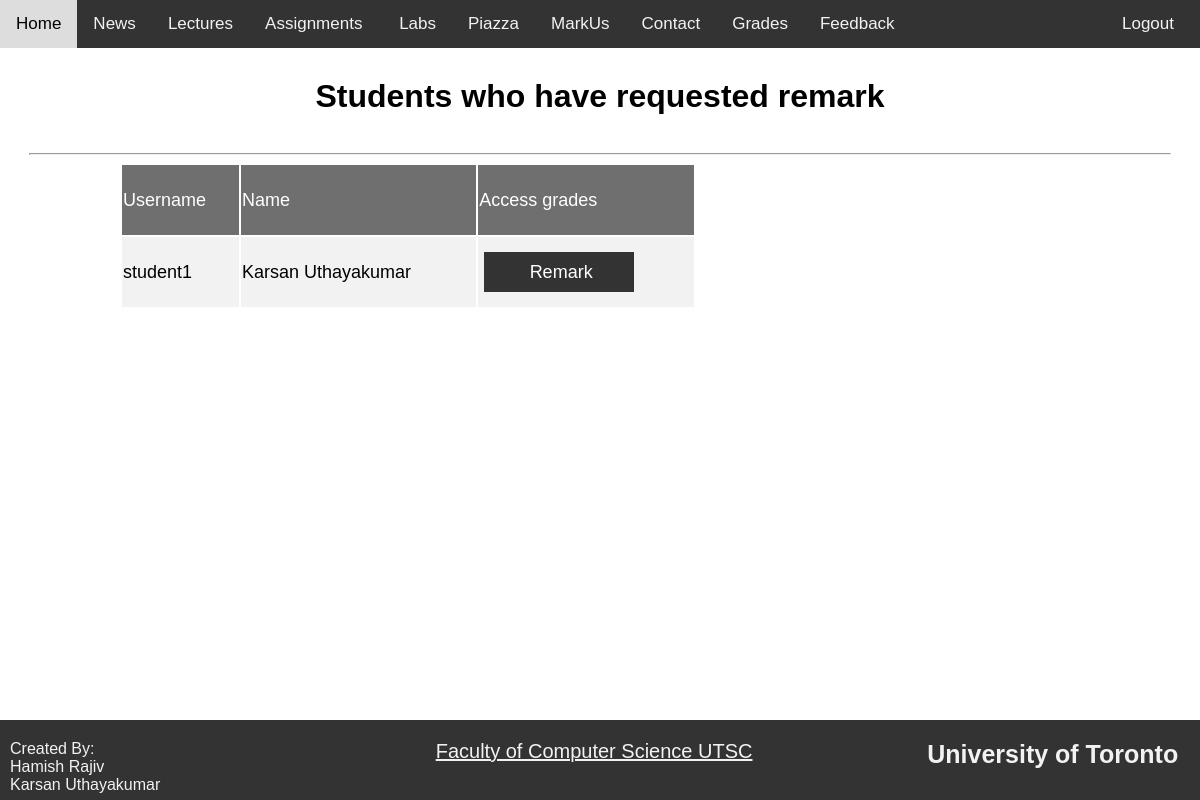
Page /remarkRequests (signed in) on the committed database.
### app.py (models this page shows)
class Student(Base):
    __tablename__ = "student"
    id = Column(Integer, primary_key=True)
    userId = Column(Integer,  ForeignKey('user.id'))
    username = Column(String, unique=True)
    firstName = Column(String)
    lastName = Column(String)
    instructor = relationship(
        "Instructor",
        secondary=association_table,
        back_populates="student")
    user = relationship("User", back_populates="student")
    grades = relationship("Grades", uselist=False, back_populates="student")

### app.py (the view)
@app.route('/remarkRequests', )
def RemarkRequests():
    remarkStudents=[]
    myStudents = s.query(Instructor).filter_by(username=session.get("userName")).first().student
    for student in  myStudents:
        grades = student.grades
        if(grades.a1remark == 1 or grades.a2remark == 1 or grades.a3remark == 1 or
        grades.labsRemark == 1 or grades.midtermRemark == 1 or grades.finalRemark == 1 ):
            remarkStudents.append(student)
    return render_template("remarkRequests.html", remarkStudents =remarkStudents, accType=session.get("accountType"))

### app.py (called while the page is built)
@app.teardown_request
def remove_session(ex=None):
    s.remove()

### templates/remarkRequests.html
{% extends "layout.html" %}
{% block content %}
<div class="pageHeader">
    <h1> Students who have requested remark </h1>
</div>
<hr>
<div class="content">
    <table id="viewMyStudentsTable">
    <tbody>
        <tr>
            <td> Username</td>
            <td> Name</td>
            <td> Access grades</td>
        </tr>
           {% for s in remarkStudents %}
           <tr>
            <td> {{s.username}}</td>
            <td> {{s.firstName}} {{s.lastName}}</td>
             <td> <form class="remarkRequestForm" action="/redirect-editStudentGrade"  method="POST">
                 <input   id = submitButton name={{s.username}} type="submit" value="Remark">
            </form></td>
            {% endfor %}
           </tr>
    </tbody>
</table>
</div>
{% endblock %}

### static/container.css (style rules this page uses)
html,body { height: 100%; margin: 0px; padding: 0px; font-family: Arial, Helvetica, sans-serif; overflow-x: hidden; }
body { margin: 0px; padding: 0px; background-color: #ffffff; color: #000000; }
.pageHeader h1 { margin: 30px 0; }
hr { width: 95%; }
.content { width: 80%; font-size: 18px; line-height: 1.5 ; }
table tr:nth-child(even) { background-color: #f2f2f2; }
table tr:first-child td { padding-top: 12px; padding-bottom: 12px; text-align: left; background-color: #333; opacity: 0.7; color: white; }
table tr { height: 50px; }
.remarkRequestForm input { font-size: 18px; color:black; background-color:rgb(211, 211, 211); height: 40px; display: inline; border-radius: 0; border-width: 0px; padding-left: 10px; }
#submitButton { color:white; background-color:#333; margin-left: 5px; }
#submitButton { width: 150px; }
#viewMyStudentsTable { min-width: 60%; }
#viewMyStudentsTable tr { height:70px; }

### rows in the picture
Student: username "student1", firstName "Karsan", lastName "Uthayakumar"
